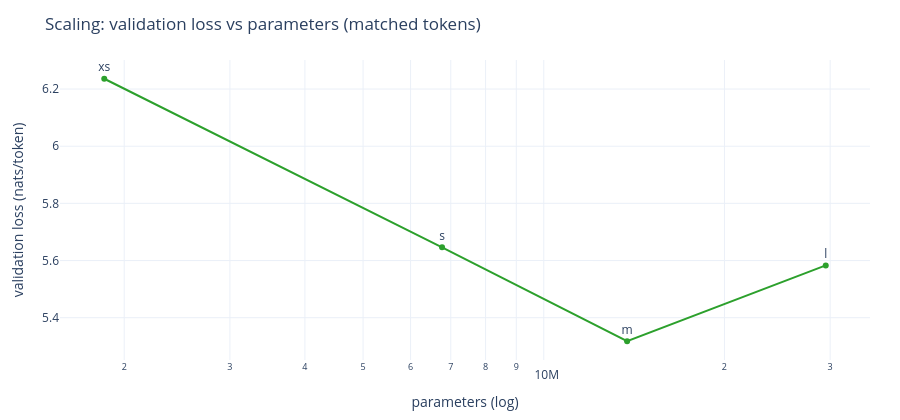

Source (notebook cell):
### Code cell
from jp_llm_lab.visualization.comparison import size_scaling_figure
scaling = load_json(ROOT / "experiments/comparisons/scaling.json")
pts = scaling["points"]
size_scaling_figure(pts).show()
pd.DataFrame(pts)[["name","n_params","val_loss","ppl","wallclock_sec"]]

### Figure 1 — Plotly figure (JSON) as saved in the notebook; plotly's stock layout.template omitted (floating-point values rounded to 4 significant figures)
{"data": [{"line": {"color": "#2ca02c"}, "mode": "lines+markers+text", "text": ["xs", "s", "m", "l"], "textposition": "top center", "type": "scatter", "x": [1852544, 6769920, 13767552, 29499904], "y": [6.236, 5.646, 5.318, 5.583]}], "layout": {"font": {"size": 12}, "height": 420, "legend": {"orientation": "h", "x": 1, "xanchor": "right", "y": 1.02, "yanchor": "bottom"}, "margin": {"b": 50, "l": 60, "r": 30, "t": 60}, "title": {"text": "Scaling: validation loss vs parameters (matched tokens)"}, "xaxis": {"title": {"text": "parameters (log)"}, "type": "log"}, "yaxis": {"title": {"text": "validation loss (nats/token)"}}}}
